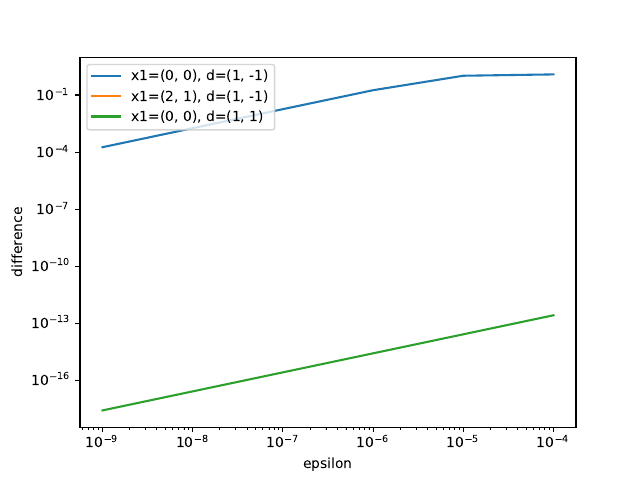

The script that saved this image:
import torch
import torch.nn as nn
import numpy as np
import matplotlib.pyplot as plt

class Vanilla_RNN(nn.Module):
    def __init__(self, input_size, hidden_size, output_size):
        super(Vanilla_RNN, self).__init__()
        self.hidden_size = hidden_size
        self.A = nn.Linear(input_size, hidden_size, bias=False) # input to hidden
        self.R = nn.Linear(hidden_size, hidden_size, bias=False) # hidden to hidden
        self.B = nn.Linear(hidden_size, output_size, bias=False) # hidden to output

    def forward(self, x, h):
        h_update = torch.tanh(self.R(h) + self.A(x))
        y = self.B(h_update)
        return y,h_update

    def perturb(self, point, dir, eps, iter=30):
        diff = []
        zero = torch.zeros(1, self.hidden_size)
        for _ in eps:
            h = zero
            y, h = self.forward(point, h)
            for __ in range(iter-1):
                y, h = self.forward(zero, h)
            h = zero
            yeps, h = self.forward(point + _ * dir, h)
            for __ in range(iter-1):
                yeps, h = self.forward(zero, h)
            diff.append(torch.linalg.norm(y-yeps))
        return torch.stack(diff, dim=0).detach().numpy()

myRNN = Vanilla_RNN(2, 2, 2)
sd = myRNN.state_dict()
sd['A.weight'] = torch.Tensor([[1, 0], [0, 1]])
sd['B.weight'] = torch.Tensor([[1, 0], [0, 1]])
sd['R.weight'] = torch.Tensor([[.5, -1], [-1, .5]])
myRNN.load_state_dict(sd)
epsilon = np.array([10**-n for n in range(4, 10)])
###### (b) ######
diff1 = myRNN.perturb(torch.Tensor([0, 0]), torch.Tensor([1, -1]), epsilon)
###### (c) ######
diff2 = myRNN.perturb(torch.Tensor([2, 1]), torch.Tensor([1, -1]), epsilon)
###### (extra) ######
diff3 = myRNN.perturb(torch.Tensor([0, 0]), torch.Tensor([1, 1]), epsilon)
print(diff1)
plt.loglog(epsilon, diff1, label='x1=(0, 0), d=(1, -1)')
plt.loglog(epsilon, diff2, label='x1=(2, 1), d=(1, -1)')
plt.loglog(epsilon, diff3, label='x1=(0, 0), d=(1, 1)')
plt.xlabel('epsilon'); plt.ylabel('difference')
plt.legend(loc='upper left')
plt.savefig("ex3.pdf")
plt.close()